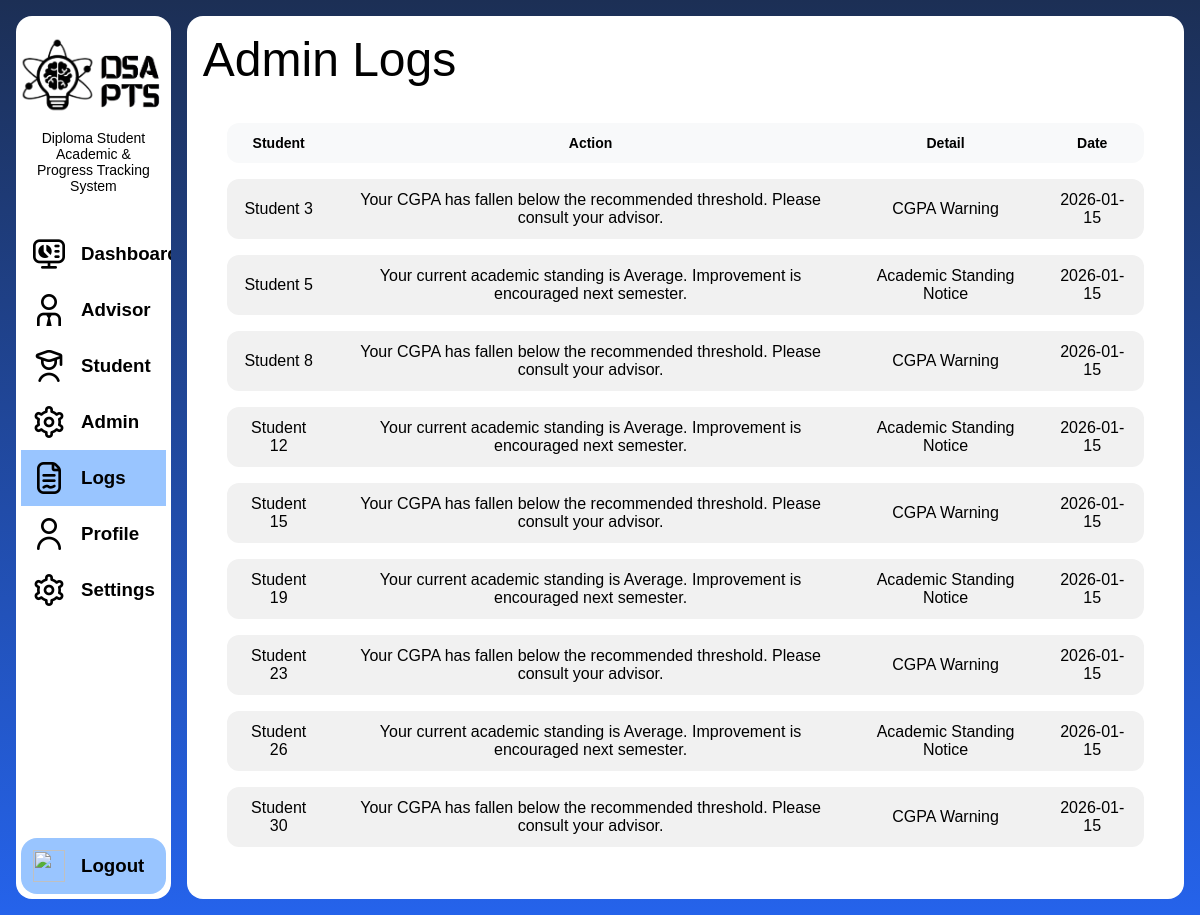
The app's page /admin/admin-logs.php, older data.
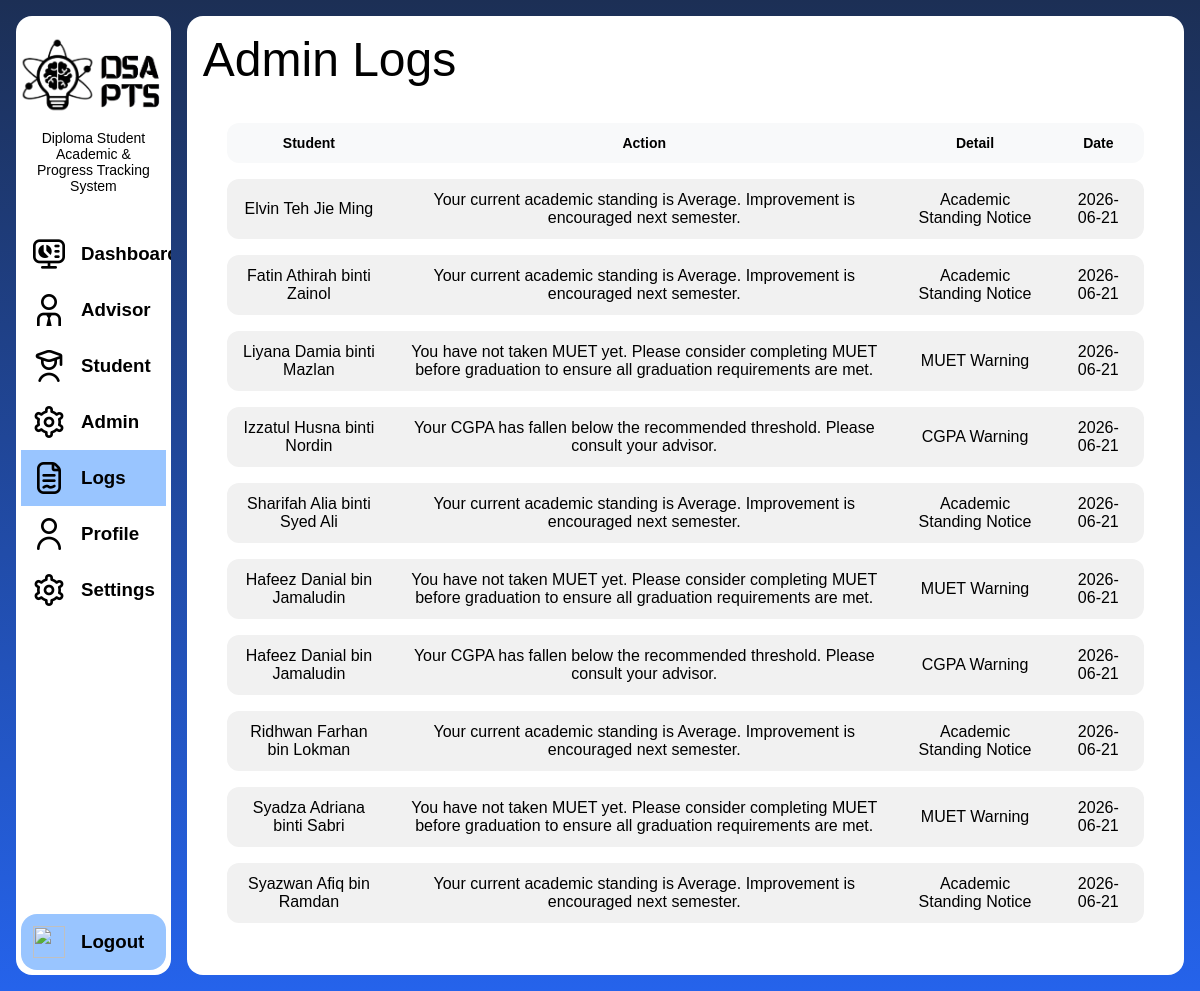
The same page, newer data.
### tables this page shows
CREATE TABLE `alert` (
  `alert_id` int(11) NOT NULL,
  `message` text NOT NULL,
  `alert_type` varchar(50) DEFAULT NULL,
  `date_sent` date NOT NULL,
  `user_id` int(11) DEFAULT NULL
);

CREATE TABLE `user` (
  `user_id` int(11) NOT NULL,
  `login_id` varchar(10) NOT NULL,
  `name` varchar(100) NOT NULL,
  `email` varchar(100) NOT NULL,
  `password` varchar(255) NOT NULL,
  `profile_picture` varchar(255) DEFAULT NULL,
  `address` varchar(255) DEFAULT NULL,
  `phone_number` varchar(20) DEFAULT NULL
);

### models/functions.php (called while the page is built, shortened)
<?php
function getAllAlerts($conn)
{
    $sql = "
        SELECT alert.*, user.name
        FROM alert
        INNER JOIN user ON alert.user_id = user.user_id
    ";
    $result = $conn->query($sql);
    $data = [];
    if ($result) {
        while ($row = $result->fetch_assoc()) {
            $data[] = $row;
        }
    }
    return $data;
}

### admin/admin-logs.php (the view, shortened to what this page needs)
<!DOCTYPE html>
<html lang="en">
<head>
    <link rel="stylesheet" href="../style/layout.css">
    <link rel="stylesheet" href="../style/admin.css">
    <link rel="stylesheet" href="../style/styles.css">
</head>
<body class="page-body main-gradient-bg">
    <?php
    include("components/sidebar-admin.php");
    include("../models/functions.php");
    $logs = getAllAlerts($conn);
    ?>
    <main class="main-content main-rounded">
        <h1 class="content-title">Admin Logs</h1>
        <div class="content">
            <table>
                <thead>
                    <tr>
                        <th>Student</th>
                        <th>Action</th>
                        <th>Detail</th>
                        <th>Date</th>
                    </tr>
                </thead>
                <tbody>
                    <?php foreach ($logs as $a): ?>
                        <tr>
                            <td><?php echo $a['name']; ?></td>
                            <td><?php echo $a['message'] ?></td>
                            <td><?php echo $a['alert_type'] ?></td>
                            <td><?php echo $a['date_sent']; ?></td>
                        </tr>
                    <?php endforeach; ?>
                </tbody>
            </table>
        </div>
    </main>
</body>
</html>

Row changes from the older to the newer data that the page shows:
removed alert: user.name "Student 3", message "Your CGPA has fallen below the recommended threshold. Please consult your advisor.", alert_type "CGPA Warning", date_sent "2026-01-15"
removed alert: user.name "Student 5", message "Your current academic standing is Average. Improvement is encouraged next semester.", alert_type "Academic Standing Notice", date_sent "2026-01-15"
removed alert: user.name "Student 8", message "Your CGPA has fallen below the recommended threshold. Please consult your advisor.", alert_type "CGPA Warning", date_sent "2026-01-15"
removed alert: user.name "Student 12", message "Your current academic standing is Average. Improvement is encouraged next semester.", alert_type "Academic Standing Notice", date_sent "2026-01-15"
removed alert: user.name "Student 15", message "Your CGPA has fallen below the recommended threshold. Please consult your advisor.", alert_type "CGPA Warning", date_sent "2026-01-15"
removed alert: user.name "Student 19", message "Your current academic standing is Average. Improvement is encouraged next semester.", alert_type "Academic Standing Notice", date_sent "2026-01-15"
removed alert: user.name "Student 23", message "Your CGPA has fallen below the recommended threshold. Please consult your advisor.", alert_type "CGPA Warning", date_sent "2026-01-15"
removed alert: user.name "Student 26", message "Your current academic standing is Average. Improvement is encouraged next semester.", alert_type "Academic Standing Notice", date_sent "2026-01-15"
removed alert: user.name "Student 30", message "Your CGPA has fallen below the recommended threshold. Please consult your advisor.", alert_type "CGPA Warning", date_sent "2026-01-15"
added alert: user.name "Elvin Teh Jie Ming", message "Your current academic standing is Average. Improvement is encouraged next semester.", alert_type "Academic Standing Notice", date_sent "2026-06-21"
added alert: user.name "Fatin Athirah binti Zainol", message "Your current academic standing is Average. Improvement is encouraged next semester.", alert_type "Academic Standing Notice", date_sent "2026-06-21"
added alert: user.name "Liyana Damia binti Mazlan", message "You have not taken MUET yet. Please consider completing MUET before graduation to ensure all graduation requirements are met.", alert_type "MUET Warning", date_sent "2026-06-21"
added alert: user.name "Izzatul Husna binti Nordin", message "Your CGPA has fallen below the recommended threshold. Please consult your advisor.", alert_type "CGPA Warning", date_sent "2026-06-21"
added alert: user.name "Sharifah Alia binti Syed Ali", message "Your current academic standing is Average. Improvement is encouraged next semester.", alert_type "Academic Standing Notice", date_sent "2026-06-21"
added alert: user.name "Hafeez Danial bin Jamaludin", message "You have not taken MUET yet. Please consider completing MUET before graduation to ensure all graduation requirements are met.", alert_type "MUET Warning", date_sent "2026-06-21"
added alert: user.name "Hafeez Danial bin Jamaludin", message "Your CGPA has fallen below the recommended threshold. Please consult your advisor.", alert_type "CGPA Warning", date_sent "2026-06-21"
added alert: user.name "Ridhwan Farhan bin Lokman", message "Your current academic standing is Average. Improvement is encouraged next semester.", alert_type "Academic Standing Notice", date_sent "2026-06-21"
added alert: user.name "Syadza Adriana binti Sabri", message "You have not taken MUET yet. Please consider completing MUET before graduation to ensure all graduation requirements are met.", alert_type "MUET Warning", date_sent "2026-06-21"
added alert: user.name "Syazwan Afiq bin Ramdan", message "Your current academic standing is Average. Improvement is encouraged next semester.", alert_type "Academic Standing Notice", date_sent "2026-06-21"
